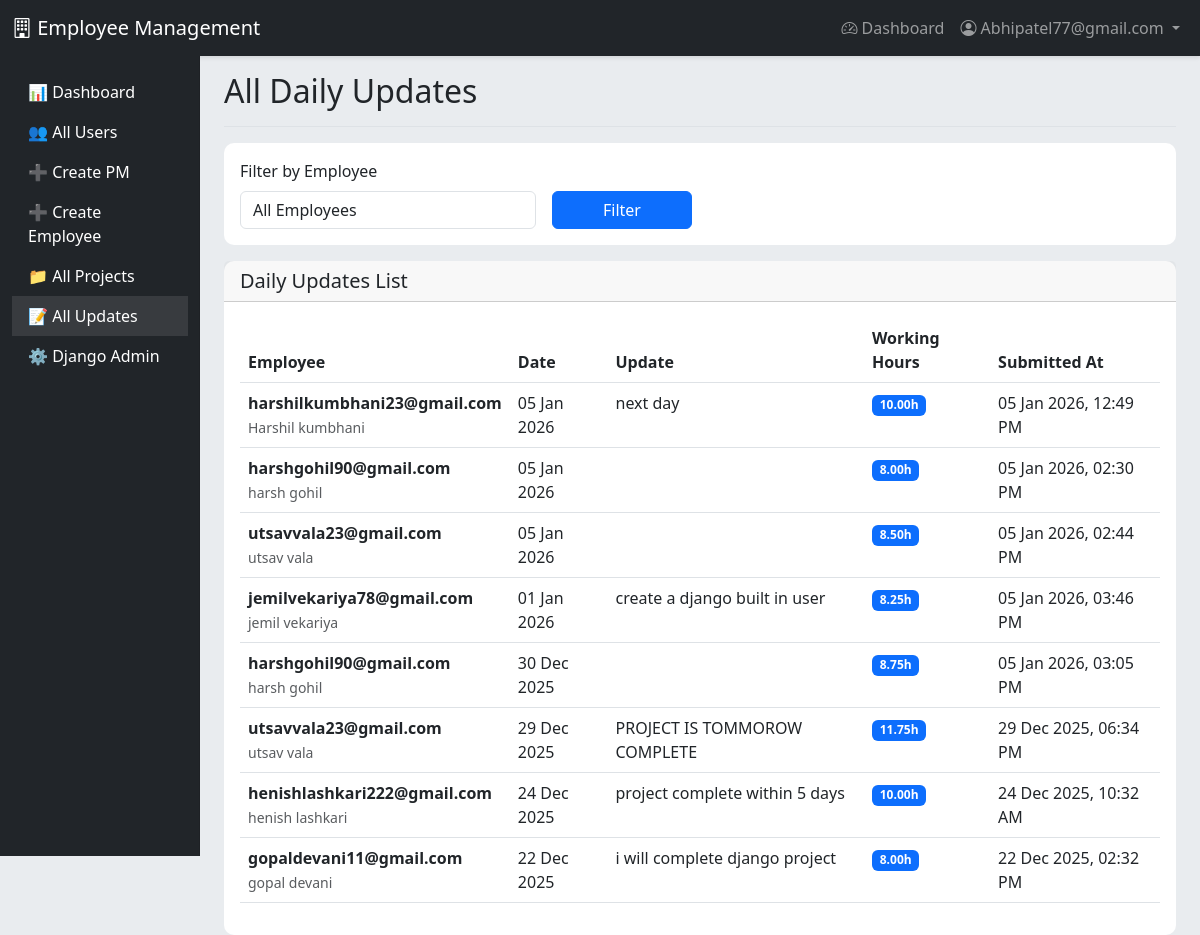
Before: /updates/ (signed in) with the older database file.
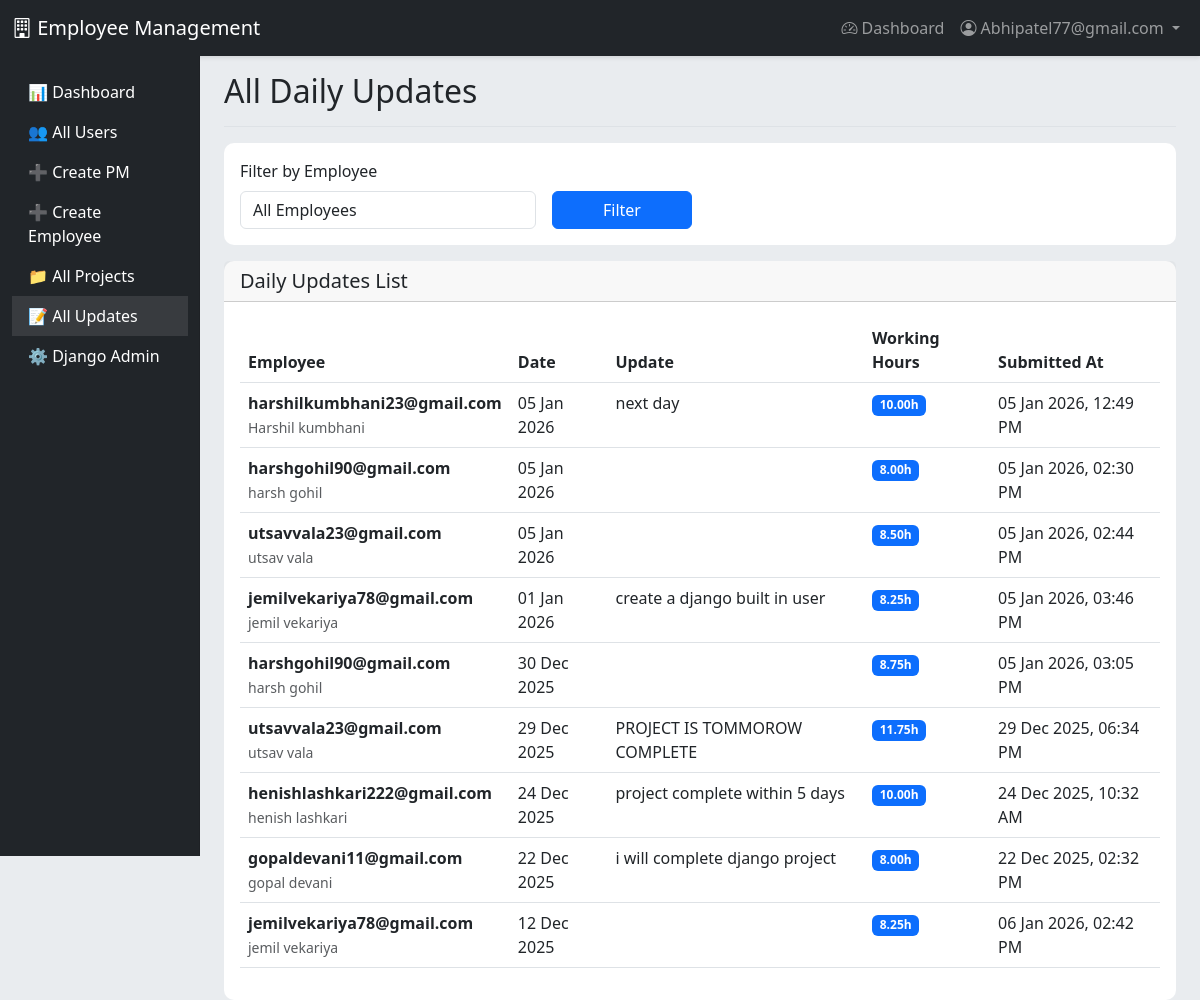
After: the same page with the newer database file.
### accounts/models.py (models this page shows, shortened)
class DailyUpdate(models.Model):
    employee = models.ForeignKey(User, on_delete=models.CASCADE, limit_choices_to={'role': 'EMPLOYEE'}, related_name='daily_updates')
    date = models.DateField(default=timezone.now)
    update_text = models.TextField()
    working_hours = models.DecimalField(
        max_digits=4,
        decimal_places=2,
        validators=[MinValueValidator(0)],
        help_text="Working hours for the day"
    )
    created_at = models.DateTimeField(auto_now_add=True)
    updated_at = models.DateTimeField(auto_now=True)
    class Meta:
        db_table = 'daily_updates'
        ordering = ['-date', '-created_at']
        unique_together = ['employee', 'date']
        verbose_name = 'Daily Update'
        verbose_name_plural = 'Daily Updates'

class User(AbstractUser):
    ROLE_CHOICES = (
        ('EMPLOYEE', 'Employee'),
        ('PM', 'Project Manager'),
        ('ADMIN', 'Admin'),
    )
    username = None
    email = models.EmailField(unique=True)
    role = models.CharField(max_length=10, choices=ROLE_CHOICES, default='EMPLOYEE')
    profile_image = models.ImageField(upload_to='profiles/', null=True, blank=True)
    is_verified = models.BooleanField(default=False)
    verification_token = models.CharField(max_length=100, blank=True)
    created_by = models.ForeignKey('self', on_delete=models.SET_NULL, null=True, blank=True, related_name='created_users')
    USERNAME_FIELD = 'email'
    REQUIRED_FIELDS = []
    objects = UserManager()
    class Meta:
        db_table = 'users'
        verbose_name = 'User'
        verbose_name_plural = 'Users'

### accounts/views.py (the view)
    def wrapper(request, *args, **kwargs):
        if not request.user.is_authenticated or request.user.role != 'ADMIN':
            messages.error(request, 'Access denied. Admin only.')
            return redirect('dashboard')
        return view_func(request, *args, **kwargs)

### accounts/views.py (called while the page is built)
def admin_required(view_func):
    def wrapper(request, *args, **kwargs):
        if not request.user.is_authenticated or request.user.role != 'ADMIN':
            messages.error(request, 'Access denied. Admin only.')
            return redirect('dashboard')
        return view_func(request, *args, **kwargs)
    return wrapper

@login_required
@admin_required
def admin_updates_list(request):
    updates = DailyUpdate.objects.all().order_by('-date')
    employee_id = request.GET.get('employee')
    if employee_id:
        updates = updates.filter(employee_id=employee_id)
    context = {
        'updates': updates,
        'employees': User.objects.filter(role='EMPLOYEE'),
    }
    return render(request, 'admin_updates_list.html', context)

### accounts/templates/admin_updates_list.html (shortened to what the changed rows need)
{% extends 'base.html' %}
{% load static %}
{% block content %}
<div class="container-fluid">
    <div class="row">
        <main class="col-md-10 ms-sm-auto px-md-4" style="margin-left: 16.66667%;">
            <div class="d-flex justify-content-between flex-wrap flex-md-nowrap align-items-center pt-3 pb-2 mb-3 border-bottom">
                <h1 class="h2">All Daily Updates</h1>
            </div>
            <div class="card">
                <div class="card-body">
                    <div class="table-responsive">
                        <table class="table table-hover">
                            <thead>
                                <tr>
                                    <th>Employee</th>
                                    <th>Date</th>
                                    <th>Update</th>
                                    <th>Working Hours</th>
                                    <th>Submitted At</th>
                                </tr>
                            </thead>
                            <tbody>
                                {% for update in updates %}
                                <tr>
                                    <td>
                                        <strong>{{ update.employee.email }}</strong><br>
                                        <small class="text-muted">{{ update.employee.get_full_name|default:"-" }}</small>
                                    </td>
                                    <td>{{ update.date|date:"d M Y" }}</td>
                                    <td>{{ update.update_text|truncatewords:15 }}</td>
                                    <td><span class="badge bg-primary">{{ update.working_hours }}h</span></td>
                                    <td>{{ update.created_at|date:"d M Y, h:i A" }}</td>
                                </tr>
                                {% empty %}
                                <tr>
                                    <td colspan="5" class="text-center text-muted">
                                        No daily updates submitted yet
                                    </td>
                                </tr>
                                {% endfor %}
                            </tbody>
                        </table>
                    </div>
                </div>
            </div>
        </main>
    </div>
</div>
{% endblock %}

Changed rows visible on the page:
added DailyUpdate: employee.email "jemilvekariya78@gmail.com", employee.get_full_name "jemil vekariya", date "12 Dec 2025", working_hours "8.25", created_at "06 Jan 2026, 02:42 PM"
